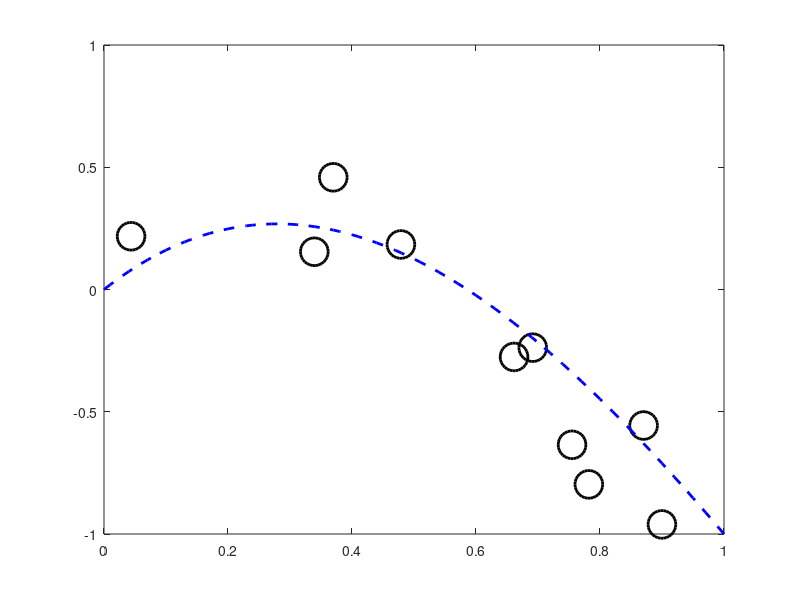

The MATLAB source for this figure: (Note: this script raises an error after producing the figure.)
%% Setup the GP problem


path(path,'../');

clear all;
close all;

plotfunction = @makePDF;
% plotfunction = @fakePDF; % This one doesn't make output



x = rand(10,1);
noise_ss = 0.05;

test_x = [0:0.01:1]';
test_y = test_x.^3 - 4*test_x.^2 + 2*test_x;

y = x.^3 - 4*x.^2 + 2*x;
y = y + randn(size(x))*sqrt(noise_ss);

plot(x,y,'ko','markersize',20,'linewidth',2);
hold on
plot(test_x,test_y,'b--','linewidth',2)

setupPlot

xlabel('x');
ylabel('y');

yl = ylim;


feval(plotfunction,'gpintro_data.eps');

%% Make some polynomial fits
close all
figure;
plot(x,y,'ko','markersize',20,'linewidth',2);
hold all

X = [x.^0];
testX = [test_x.^0];
plotat = [1 2 3 5];
for order = [1:9]
    X = [X x.^order];
    w = inv(X'*X)*X'*y;
    testX = [testX test_x.^order];
    if any(plotat == order)
        plot(test_x,testX*w,'linewidth',2);
    end
end

legend('Data','1st order','2nd order','3rd order','5th order');

setupPlot
xlabel('x');
ylabel('y');
ylim(yl);
feval(plotfunction,'gpintro_poly.eps');


%% A visual example
close all
kpar = [20 1];
K = kernel(x,x,'gauss',kpar);
testK = kernel(x,test_x,'gauss',kpar);
testKK = kernel(test_x,test_x,'gauss',kpar) + 1e-6*eye(length(test_x));
% Sample functions from the prior
priorFunctions = gausssamp(repmat(0,length(test_x),1),testKK,20);
plot(test_x,priorFunctions','b','linewidth',2)
hold on
plot(x,y,'ko','markersize',20,'linewidth',2);
setupPlot
xlabel('x');
ylabel('y');
ylim(yl);
feval(plotfunction,'gpintro_prior.eps');

close all

% And the posterior
testCov = testKK - testK'*inv(K + noise_ss*eye(length(x)))*testK;
testMu = testK'*inv(K + noise_ss*eye(length(x)))*y;
posteriorFunctions = gausssamp(testMu,testCov,20);

figure;
plot(test_x,posteriorFunctions','b','linewidth',2);
hold on
plot(x,y,'ko','markersize',20,'linewidth',2);
ylim(yl);
setupPlot;
xlabel('x');
ylabel('y');
plot(test_x,testMu,'r','linewidth',2);
feval(plotfunction,'gpintro_posterior.pdf');

% Predictive patch plot
close all
figure
predVar = sqrt(diag(testCov));
patch([test_x' test_x(end:-1:1)'],[testMu'+predVar', testMu(end:-1:1)'-predVar(end:-1:1)'],[0.6 0.6 0.6]);
hold on
plot(test_x,testMu,'r','linewidth',2);
plot(x,y,'ko','markersize',20,'linewidth',2);
setupPlot;
xlabel('x');
ylabel('y');
feval(plotfunction,'gpintro_predictions.pdf');

%% Compute the posterior using Bayes Rule
% Don't actuall use this one...
postCov = inv((1/noise_ss)*eye(length(x)) + K);
postMu = (1/noise_ss)*postCov*y;
close all
postSamples = gausssamp(postMu,postCov,20);
plot(x,postSamples','bo');
hold on
plot(x,y,'ko','markersize',20,'linewidth',2);
xlabel('x');
ylabel('y');
setupPlot;
feval(plotfunction,'gpposterior_bayes.pdf');
%% Hyperparameter plot
close all;
hypvals = [1 10 100];
for i = 1:length(hypvals)
    close all;
    figure
    testKK = kernel(test_x,test_x,'gauss',hypvals(i)) + 1e-6*eye(length(test_x));
    priorFunctions = gausssamp(repmat(0,size(test_x)),testKK,20);
    plot(test_x,priorFunctions,'b','linewidth',2);
    setupPlot;
    xlabel('x');
    ylabel('y');
    filename = sprintf('gpintro_prior_hyp%g.eps',hypvals(i));
    feval(plotfunction,filename);
end

%% Noise-free example
close all
K = kernel(x,x,'gauss',10);
testKK = kernel(test_x,test_x,'gauss',10);
testK = kernel(x,test_x,'gauss',10);

figure
plot(x,y,'ko','markersize',20,'linewidth',2);
testMu = testK'*inv(K + 1e-6*eye(length(x)))*y;
testVar = diag(testKK) - diag(testK'*inv(K + noise_ss*eye(length(x)))*testK);
ylim(yl);
hold on
plot(test_x,testMu,'ro');
for i = 1:length(test_x)
    plot([test_x(i) test_x(i)],[testMu(i) - sqrt(testVar(i)),testMu(i)+sqrt(testVar(i))],'k','color',[0.3 0.3 0.3]);
end

xlabel('x');
ylabel('y');
setupPlot;
feval(plotfunction,'gpintro_noisefree.eps');

%% Noisey example
close all
K = kernel(x,x,'gauss',10);
testKK = kernel(test_x,test_x,'gauss',10);
testK = kernel(x,test_x,'gauss',10);

figure
plot(x,y,'ko','markersize',20,'linewidth',2);
testMu = testK'*inv(K + noise_ss*eye(length(x)))*y;
testVar = diag(testKK) - diag(testK'*inv(K + noise_ss*eye(length(x)))*testK);
hold on
plot(test_x,testMu,'ro');
for i = 1:length(test_x)
    plot([test_x(i) test_x(i)],[testMu(i) - sqrt(testVar(i)),testMu(i)+sqrt(testVar(i))],'k','color',[0.6 0.6 0.6]);
end
xlabel('x');
ylabel('y');
setupPlot;
feval(plotfunction,'gpintro_withnoise.eps');

%% Classification example
% Generate some data
gamvals = [1 5 10];
close all;
x = [randn(20,2)+repmat([2 0],20,1);
    randn(20,2) + repmat([-2 0],20,1);
    randn(30,2) + repmat([0 2],30,1)];

y = [repmat(1,40,1);repmat(-1,30,1)];


[X,Y] = meshgrid(xl(1):0.2:xl(2),yl(1):0.2:yl(2));
testx = [reshape(X,prod(size(X)),1) reshape(Y,prod(size(Y)),1)];

for g = 1:length(gamvals)
    gam = gamvals(g);
    testC = kernel(testx,x,'gauss',gam);

    % Do some sampling
    C = kernel(x,x,'gauss',gam);
    Ci = inv(C);
    N = size(x,1);
    f = gausssamp(repmat(0,N,1),C,1)';
    z = zeros(size(f));
    NITS = 500;
    BURN = 100;
    postC = inv(Ci + eye(N));
    allf = zeros(NITS,N);
    testprobs = zeros(size(testx,1),1);
    testvar = zeros(size(testx,1),1);
    Cprod = diag(testC*(C\testC'));
    testvar = repmat(1,size(testx,1),1) - Cprod;
    for it = 1:NITS
        fprintf('Iteration %g\n',it);
        for n = 1:N
            % sample z_n
            z(n) = randn + f(n);
            while z(n)*y(n)<0
                z(n) = randn + f(n);
            end
        end
        % Sample f
        f = gausssamp(postC*z,postC,1)';

        % Do the regression for predictions
        testmu = (testC/C)*f;

        testsample = randn(size(testx,1),1).*sqrt(testvar) + testmu;
        if it>BURN
            testprobs = testprobs + normcdf(testsample);
        end
        allf(it,:) = f';
    end

    testprobs = testprobs ./ (NITS-BURN);
    testprobs = reshape(testprobs,size(X));
    %% Make the plot
    close all
    plotClassData(x,t);
    setupPlot;
    xl = [-5 5];
    yl = [-3 5];
    xlim(xl);
    ylim(yl);
    feval(plotfunction,'class_data.eps');
    [c,h] = contour(X,Y,testprobs,'k','color',[0.3 0.3 0.3]);
    clabel(c,h,'color','b','fontsize',14)   
    fname = sprintf('gpclass_hyp%g.eps',gam);
    feval(plotfunction,fname);
    
    close all
    surf(X,Y,testprobs);
    view([0 0 1]);
    hold on
    plotClassData3(x,t);
    setupPlot;
    fname = sprintf('gpclass_hyp%g_surf.eps',gam);
    feval(@makePDFopengl,fname);
end

%% Generative process
close all
N = 200;
x = randn(N,2);
gam = 1;
C = kernel(x,x,'gauss',gam) + 1e-6*eye(N);
f = gausssamp(zeros(N,1),C,1)';
z = randn(N,1) + f;
y = zeros(N,1);
y(z<0) = 0;
y(z>0) = 1;
plotClassData(x,y);

%% Multi-class example
x = [randn(20,2)+repmat([2 0],20,1);
    randn(20,2) + repmat([-2 0],20,1);
    randn(30,2) + repmat([0 2],30,1)];

y = [repmat(1,20,1);repmat(2,20,1);repmat(3,30,1)];


[X,Y] = meshgrid(xl(1):0.2:xl(2),yl(1):0.2:yl(2));
testx = [reshape(X,prod(size(X)),1) reshape(Y,prod(size(Y)),1)];

gam = 1;
testC = kernel(testx,x,'gauss',gam);

% Do some sampling
C = kernel(x,x,'gauss',gam);
Ci = inv(C);
N = size(x,1);

K = max(y);
for k = 1:K
    f(:,k) = gausssamp(repmat(0,N,1),C,1)';
end

z = zeros(size(f));
NITS = 5000;
BURN = 1000;
postC = inv(Ci + eye(N));
testprobs = zeros(size(testx,1),K);
testvar = zeros(size(testx,1),1);
Cprod = diag(testC*(C\testC'));
testvar = repmat(1,size(testx,1),1) - Cprod;

for it = 1:NITS
    fprintf('Iteration %g\n',it);
    for n = 1:N
        % sample z_n
        z(n,:) = randn(1,K) + f(n,:);
        pos = find(z(n,:)==max(z(n,:)),1);
        while pos ~= y(n)
            z(n,:) = randn(1,K) + f(n,:);
            pos = find(z(n,:)==max(z(n,:)),1);
        end
    end
    % Sample f
    for k = 1:K
        f(:,k) = gausssamp(postC*z(:,k),postC,1)';
    end
    
    % Do the regression for predictions
    
    testmu = (testC/C)*f;
    

    testsample = randn(size(testx,1),K).*repmat(sqrt(testvar),1,K) + testmu;
    testz = testsample + randn(size(testx,1),K);
    if it > BURN
        for n = 1:size(testx,1)
            pos = find(testz(n,:) == max(testz(n,:)),1);
            testprobs(n,pos) = testprobs(n,pos) + 1;
        end
    end
end

testprobs = testprobs ./ repmat(sum(testprobs,2),1,K);

for k = 1:K
    close all
    surf(X,Y,reshape(testprobs(:,k),size(X)));
    view([0 0 1]);
    hold on
    plotClassData3(x,y);
    setupPlot;
    fname = sprintf('multiclass_k%g.eps',k);
    feval(@makePDFopengl,fname);
end


close all
plotClassData3(x,y);
setupPlot;
fname = 'multiclass_data.eps';
feval(@makePDF,fname);


%% Visualising aux variable trick
close all
f = 0.7;
xvals1 = [-3:0.01:0];
xvals2 = [0:0.01:5];
p1x = [xvals1 xvals1(end) xvals1(1)];
p1y = [normpdf(xvals1,f,1),0,0];

p2x = [xvals2 xvals2(end) xvals2(1)];
p2y = [normpdf(xvals2,f,1),0,0];
patch(p1x,p1y,[0.8 0.8 0.8]);
patch(p2x,p2y,[0.6 0.6 0.6]);
axis tight
hold on
plot([0 0],ylim,'k--');
% text(f+0.1,0.1,'$f_n$','interpreter','latex','fontsize',24)
text(0.5,0.2,'$y_n=1$','interpreter','latex','fontsize',24)
text(-2.5,0.2,'$y_n=-1$','interpreter','latex','fontsize',24)
setupPlot
xlabel('$z_n$','interpreter','latex','fontsize',24)
makePDF('vis_aux.eps');

%% And with the ncnm
close all
f = 0.7;
xvals1 = [-3:0.01:-0.5];
xvals2 = [0.5:0.01:5];
p1x = [xvals1 xvals1(end) xvals1(1)];
p1y = [normpdf(xvals1,f,1),0,0];

p2x = [xvals2 xvals2(end) xvals2(1)];
p2y = [normpdf(xvals2,f,1),0,0];
patch(p1x,p1y,[0.8 0.8 0.8]);
patch(p2x,p2y,[0.6 0.6 0.6]);
axis tight
hold on
plot([-0.5 -0.5],ylim,'k--');
plot([0.5 0.5],ylim,'k--');
% text(f+0.1,0.1,'$f_n$','interpreter','latex','fontsize',24)
text(1.0,0.2,'$y_n=1$','interpreter','latex','fontsize',24)
text(-2.7,0.2,'$y_n=-1$','interpreter','latex','fontsize',24)
h = text(0,0.15,'$y_n=0$','interpreter','latex','fontsize',24,'rotation',90)
setupPlot
xlabel('$z_n$','interpreter','latex','fontsize',24)
makePDF('vis_aux_ncnm.eps');


%% NCNM example
close all
data = twospirals(400,100,5,100.0);
y = data(:,3);x = data(:,1:2);
y(y==0) = -1;
N = size(y,1);
g = zeros(N,1);

% pos = find(y==-1);
% x(pos,2) = x(pos,2) - 1;

plotClassData3SS(x,y,g)




g(x(:,2)>1) = 1;
g(x(:,2)<-1) = 1;



xl = xlim;
yl = ylim;

[X,Y] = meshgrid(xl(1):0.1:xl(2),yl(1):0.1:yl(2));
testx = [reshape(X,prod(size(X)),1) reshape(Y,prod(size(Y)),1)];

gam = 1;
testC = kernel(testx,x,'gauss',gam);

% Do some sampling
N = size(x,1);
C = kernel(x,x,'gauss',gam) + 1e-6*eye(N);
Ci = inv(C);

postC = inv(Ci + eye(N));


for a = [0 0.5]

    close all
    
    testprobs = zeros(size(testx,1),3);
    testvar = zeros(size(testx,1),1);
    Cprod = diag(testC*(C\testC'));
    testvar = repmat(1,size(testx,1),1) - Cprod;


    f = zeros(N,1);
    f = gausssamp(repmat(0,N,1),C,1)';
    z = zeros(N,1);
    NITS = 200;
    BURN = 100;
    tempy = y;
    for it = 1:NITS
        fprintf('Iteration: %g\n',it);
        for n = 1:N
            if g(n) == 1
                probm = normcdf(-a-f(n));
                probm = probm / ...
                    (probm + normcdf(f(n)-a));
                if rand<probm
                    % Sample from the negative truncation
                    tempy(n) = -1;
                else
                    tempy(n) = 1;
                end
            end
            z(n) = f(n) + randn;
            while z(n)*tempy(n)<a
                z(n) = f(n) + randn;
            end
        end
        f = gausssamp(postC*z,postC,1)';

        % Do the regression for predictions
        testmu = (testC/C)*f;

        testsample = randn(size(testx,1),1).*sqrt(testvar) + testmu;
        testz = testsample + randn(size(testx,1),1);
        if it>BURN
            pos = find(testz < -a);
            testprobs(pos,1) = testprobs(pos,1) + 1;
            pos = find(testz > a);
            testprobs(pos,3) = testprobs(pos,3) + 1;        
            pos = find(testz > -a & testz < a);
            testprobs(pos,2) = testprobs(pos,2) + 1;        

        end



    end

    testprobs = testprobs./repmat(sum(testprobs,2),1,3);
    close all
    surf(X,Y,reshape(testprobs(:,1),size(X)));
    view([0 0 1]);
    hold on
    plotClassData3SS(x,y,g);
    axis tight
    setupPlot;
    fname = sprintf('ncnm_a%g_g%g.eps',10*a,gam);
    makePDFopengl(fname);
end
